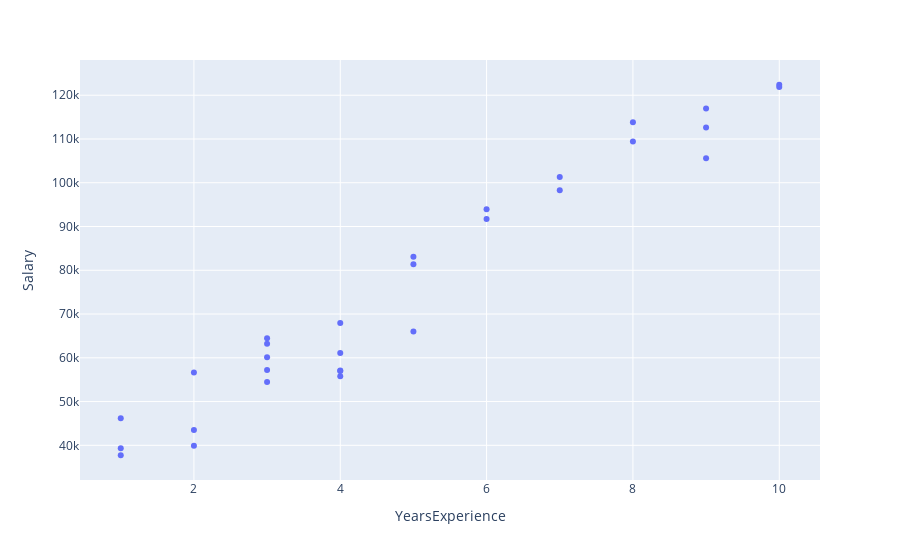

The notebook cell saved with this chart:
### Code cell
px.scatter(data,x='YearsExperience',y='Salary') # scatter plot ploted with ploty

### Figure 1 — Plotly figure (JSON) as saved in the notebook; plotly's stock layout.template omitted (floating-point values rounded to 4 significant figures)
{"data": [{"hovertemplate": "YearsExperience=%{x}<br>Salary=%{y}<extra></extra>", "legendgroup": "", "marker": {"color": "#636efa", "symbol": "circle"}, "mode": "markers", "name": "", "orientation": "v", "showlegend": false, "type": "scatter", "x": [1, 1, 1, 2, 2, 2, 3, 3, 3, 3, 3, 4, 4, 4, 4, 4, 5, 5, 5, 6, 6, 7, 7, 8, 8, 9, 9, 9, 10, 10], "xaxis": "x", "y": [39343, 46205, 37731, 43525, 39891, 56642, 60150, 54445, 64445, 57189, 63218, 55794, 56957, 57081, 61111, 67938, 66029, 83088, 81363, 93940, 91738, 98273, 101302, 113812, 109431, 105582, 116969, 112635, 122391, 121872], "yaxis": "y"}], "layout": {"legend": {"tracegroupgap": 0}, "margin": {"t": 60}, "xaxis": {"anchor": "y", "domain": [0, 1], "title": {"text": "YearsExperience"}}, "yaxis": {"anchor": "x", "domain": [0, 1], "title": {"text": "Salary"}}}}
